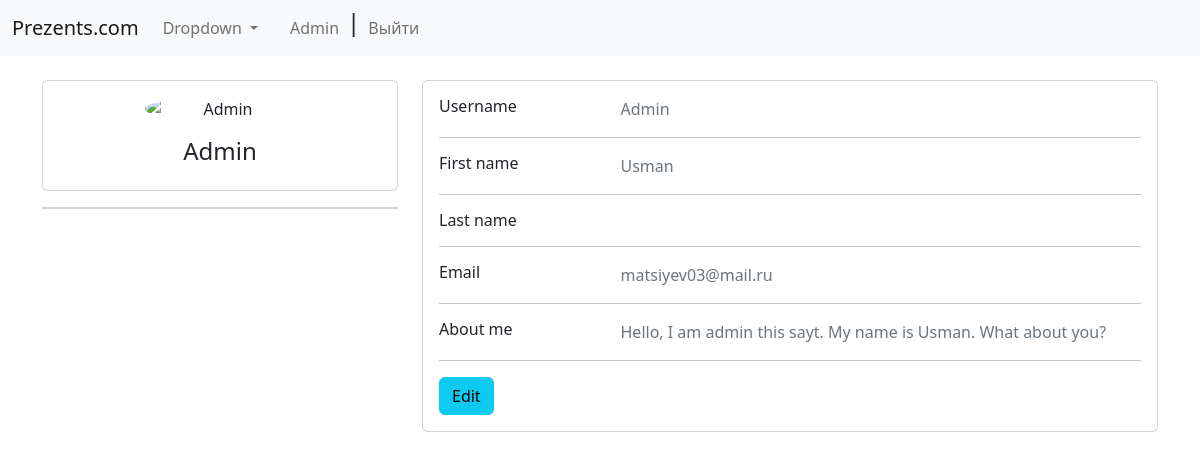
Before: /profiles/user_profile/1/ with the older database file.
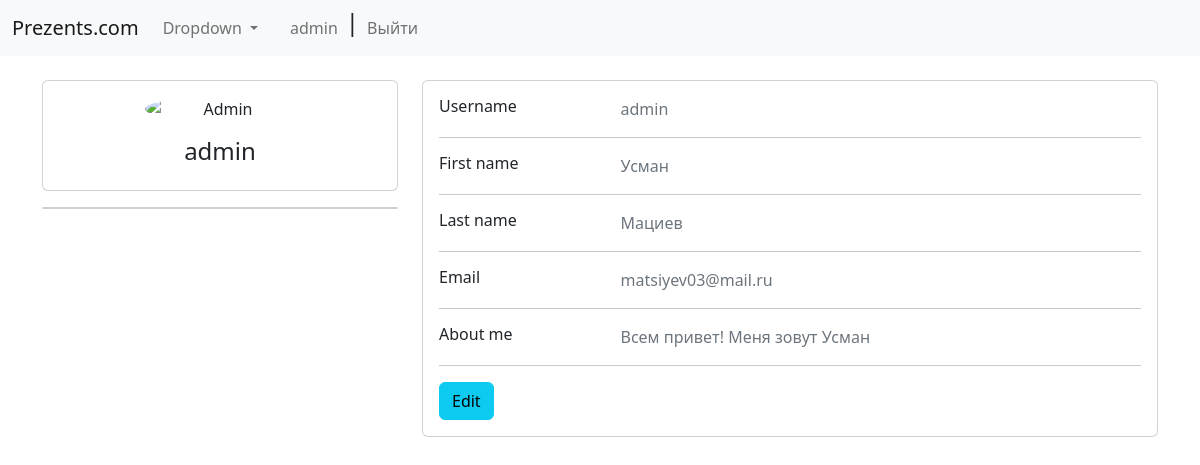
After: the same page with the newer database file.
### users/models.py (models this page shows)
class User(AbstractUser):
    description = models.TextField()
    image = models.ImageField(upload_to='photo/', blank=True)
    def __str__(self) -> str:
        return self.username
    class Meta:
        verbose_name = 'user'
        verbose_name_plural = 'users'

### user_profile/views.py (the view)
# urls.py: path('user_profile/<int:pk>/', views.ProfileDetailView.as_view(), name='user_profile'),
class ProfileDetailView(DetailView):
    model = User
    template_name = 'profile/profile.html'

### templates/profile/profile.html (shortened to what this page needs)
{% extends 'base.html' %}
{% load static %}
{% block content %}
<br>
<div class="container">
    <div class="main-body">
          <div class="row gutters-sm">
            <div class="col-md-4 mb-3">
              <div class="card">
                <div class="card-body">
                  <div class="d-flex flex-column align-items-center text-center">
                    <img src="https://bootdey.com/img/Content/avatar/avatar7.png" alt="Admin" class="rounded-circle" width="150">
                    <div class="mt-3">
                      <h4>{{ object.username }}</h4>
                    </div>
                  </div>
                </div>
              </div>
              <div class="card mt-3">
              </div>
            </div>
            <div class="col-md-8">
              <div class="card mb-3">
                <div class="card-body">
                  <div class="row">
                    <div class="col-sm-3">
                      <h6 class="mb-0">Username</h6>
                    </div>
                    <div class="col-sm-9 text-secondary">
                        {{ object.username }}
                    </div>
                  </div>
                  <hr>
                  <div class="row">
                    <div class="col-sm-3">
                      <h6 class="mb-0">First name</h6>
                    </div>
                    <div class="col-sm-9 text-secondary">
                        {{ object.first_name }}
                    </div>
                  </div>
                  <hr>
                  <div class="row">
                    <div class="col-sm-3">
                      <h6 class="mb-0">Last name</h6>
                    </div>
                    <div class="col-sm-9 text-secondary">
                        {{ object.last_name }}
                    </div>
                  </div>
                  <hr>
                  <div class="row">
                    <div class="col-sm-3">
                      <h6 class="mb-0">Email</h6>
                    </div>
                    <div class="col-sm-9 text-secondary">
                        {{ object.email }}
                    </div>
                  </div>
                  <hr>
                  <div class="row">
                    <div class="col-sm-3">
                      <h6 class="mb-0">About me</h6>
                    </div>
                    <div class="col-sm-9 text-secondary">
                        {{ object.description}}
                    </div>
                  </div>
                  <hr>
                  <div class="row">
                    {% if user %}
                    <div class="col-sm-12">
                      <a class="btn btn-info " target="__blank" href="{% url 'create_profile' user.id %}">Edit</a>
                    </div>
                    {% endif %}
                  </div>
                </div>
              </div>
            </div>
          </div>
        </div>
    </div>
{% endblock %}

### templates/base.html (shortened to what this page needs)
<!DOCTYPE html>
<html lang="en">
<head>
    <link href="https://cdn.jsdelivr.net/npm/bootstrap@5.2.2/dist/css/bootstrap.min.css" rel="stylesheet">
</head>
<body>
    <nav class="navbar navbar-expand-lg bg-light">
        <div class="container-fluid">
          <a class="navbar-brand" href="{% url 'index' %}">Prezents.com</a>
          <div class="collapse navbar-collapse" id="navbarSupportedContent">
            <ul class="navbar-nav me-auto mb-2 mb-lg-0">
              {% if user.is_authenticated %}
              <li class="nav-item dropdown">
                <a class="nav-link dropdown-toggle" href="#" role="button" data-bs-toggle="dropdown" aria-expanded="false">
                  Dropdown
                </a>
              </li>
              <li class="nav-item">
                <a class="nav-link disabled"></a>
              </li>
            <li class="nav-item">
              <a class="nav-link" href="{% url 'user_profile' user.id %}">{{ user}}</a>
            </li>
            <h4>|</h4>
            <li class="nav-item">
               <a class="nav-link" href="{% url 'logout' %}">Выйти</a>
            </li>
            {% endif %}
          </div>
        </div>
      </nav>
    {% block content %}
    {% endblock %}
</body>
</html>

Changed rows visible on the page:
changed User "matsiyev03@mail.ru": username "Admin" → "admin"; first_name "Usman" → "Усман"; last_name (not shown) → "Мациев"; description "Hello, I am admin this sayt. My name is Usman. What about you?" → "Всем привет! Меня зовут Усман"
